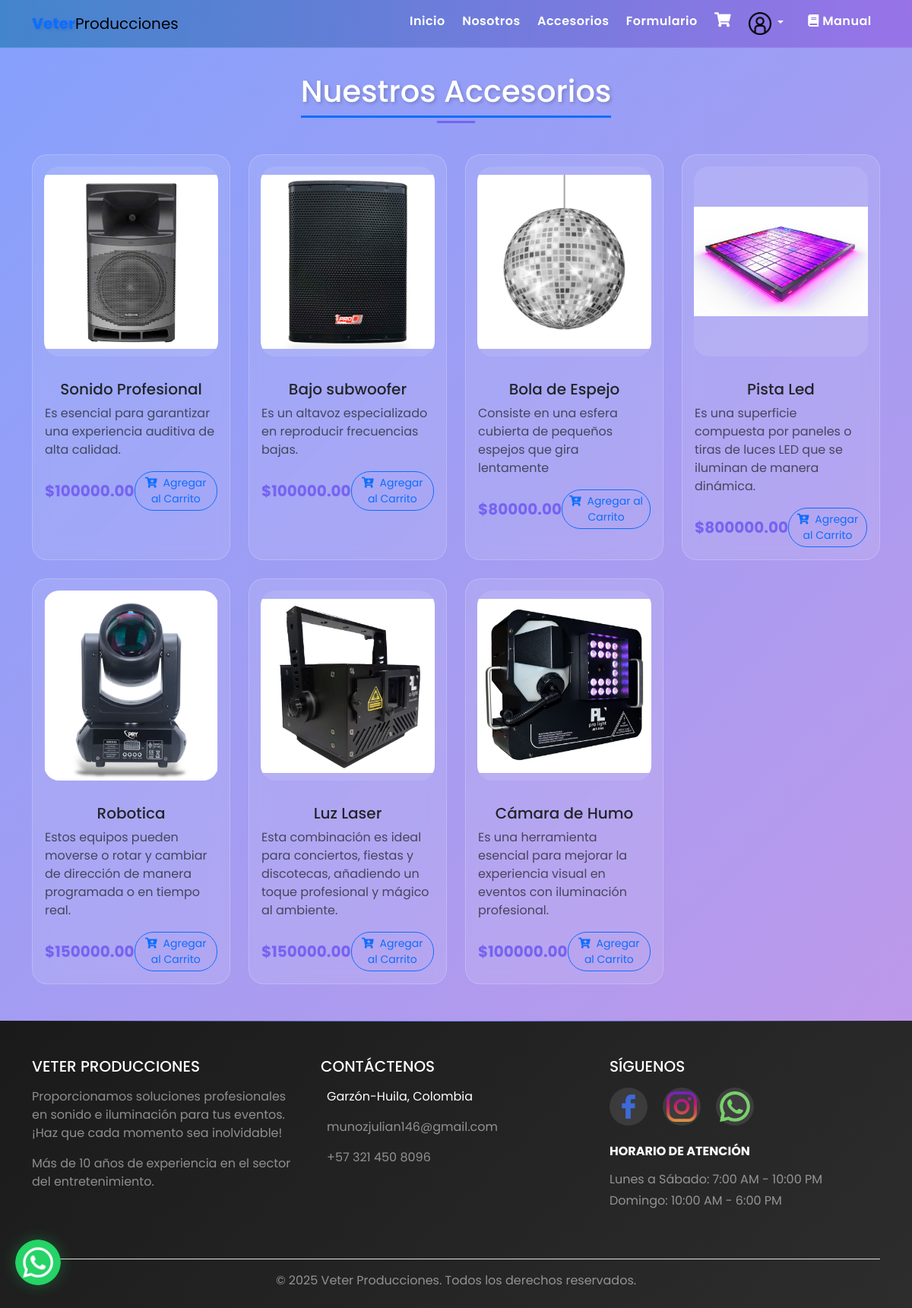
Screenshot of /catalogo/ with the database file from the repository.
### web/models.py (models this page shows, shortened)
class Catalogo(models.Model):  # Nombre del modelo en PascalCase
    nombre = models.CharField(max_length=200)
    description = models.TextField()
    precio = models.DecimalField(max_digits=10, decimal_places=2)
    foto = models.ImageField(upload_to='catalogo/')
    disponible = models.BooleanField(default=True)
    fecha_creacion = models.DateTimeField(auto_now_add=True)
    class Meta:
        ordering = ['-fecha_creacion']
        verbose_name = 'Producto del Catálogo'
        verbose_name_plural = 'Productos del Catálogo'

### web/views.py (the view)
# urls.py: path('catalogo/', views.catalogo_view, name='catalogo'),
def catalogo_view(request):
    catalogos = Catalogo.objects.filter(disponible=True)
    return render(request, 'catalogo.html', {
        'catalogos': catalogos
    })

### web/templates/catalogo.html (shortened to what this page needs)
{% extends 'base.html' %}
{% load static %}
{% block content %}
<link rel="stylesheet" href="{% static 'catalogo.css' %}">
<link rel="stylesheet" href="https://unpkg.com/aos@2.3.1/dist/aos.css">
<div class="container-fluid py-5" style="background: linear-gradient(135deg, #5d82fbc0, #a877e3c0);">
    <div class="container">
        <h1 class="text-center mb-5 position-relative" data-aos="fade-down">
            <span class="border-bottom border-3 border-primary pb-2">Nuestros Accesorios</span>
        </h1>
        <div class="row g-4">
            {% for catalogo_item in catalogos %}
            <div class="col-lg-3 col-md-4 col-sm-6" data-aos="fade-up" data-aos-delay="{{ forloop.counter0|add:1|stringformat:'d00' }}">
                <div class="card product-card h-100 border-0 transform-hover">
                    <div class="card-img-wrapper">
                    </div>
                    <div class="card-body glass-effect">
                        <h5 class="card-title text-center">{{ catalogo_item.nombre }}</h5>
                        <p class="card-text text-muted">{{ catalogo_item.description }}</p>
                        <div class="d-flex justify-content-between align-items-center mt-3">
                            <span class="price-tag">${{ catalogo_item.precio }}</span>
                            <button class="btn btn-outline-primary btn-sm add-to-cart"
                                    onclick="agregarAlCarrito('{{ catalogo_item.id }}')">
                                <i class="fas fa-cart-plus me-1"></i>
                                Agregar al Carrito
                            </button>
                        </div>
                    </div>
                </div>
            </div>
            {% endfor %}
        </div>
    </div>
</div>
{% endblock %}

### web/templates/base.html (shortened to what this page needs)
<!DOCTYPE html>
<html lang="es">
<head>
    <link href="https://cdn.jsdelivr.net/npm/bootstrap@5.3.0/dist/css/bootstrap.min.css" rel="stylesheet">
    <link rel="stylesheet" href="https://cdn.jsdelivr.net/npm/bootstrap-icons@1.11.3/font/bootstrap-icons.min.css">
    <link rel="stylesheet" href="https://cdnjs.cloudflare.com/ajax/libs/font-awesome/6.0.0-beta3/css/all.min.css">
    <link rel="stylesheet" href="https://cdnjs.cloudflare.com/ajax/libs/font-awesome/5.15.4/css/all.min.css">
    {% load static %}
    <link rel="stylesheet" href="{% static 'principal.css' %}">
</head>
<body>
    <nav class="navbar navbar-expand-lg navbar-light fixed-top">
        <div class="container">
            <a href="{% url 'home' %}" class="navbar-brand">
                <span class="text-primary">Veter</span>Producciones
            </a>
            <div class="collapse navbar-collapse" id="navbar-star">
                <ul class="navbar-nav ms-auto mb-2 mb-lg-0">
                    <li class="nav-item">
                        <a class="nav-link" href="{% url 'home' %}">Inicio</a>
                    </li>
                    <li class="nav-item">
                        <a class="nav-link" href="{% url 'nosotros' %}">Nosotros</a>
                    </li>
                    <li class="nav-item">
                        <a class="nav-link" href="{% url 'catalogo' %}">Accesorios</a>
                    </li>
                    <li class="nav-item">
                        <a class="nav-link" href="{% url 'formulario' %}">Formulario</a>
                    </li>
                    <li class="nav-item">
                        <a class="nav-link position-relative" href="{% url 'ver_carrito' %}">
                            <i class="fas fa-shopping-cart"></i>
                        </a>
                    </li>
                    <li class="nav-item dropdown">
                        <a class="nav-link dropdown-toggle" href="#" id="navbarDropdown" role="button"
                           data-bs-toggle="dropdown" aria-expanded="false">
                            <img src="{% static 'imagenes/acceso.png' %}" alt="Logo" style="height: 30px; width: auto;">
                        </a>
                    </li>
                    <li class="nav-item">
                        <a class="nav-link" href="{% static 'docs/manual_usuario.pdf' %}" target="_blank">
                            <i class="fas fa-book"></i> Manual
                        </a>
                    </li>
                </ul>
            </div>
        </div>
    </nav>
{% block content %}{% endblock %}
<footer class="bg-dark text-white pt-5 pb-4">
    <div class="container">
        <div class="row">
            <div class="col-md-4 mb-4">
                <h5 class="text-uppercase mb-3">Veter Producciones</h5>
                <p class="text-white-50">
                    Proporcionamos soluciones profesionales en sonido e iluminación para tus eventos. ¡Haz que cada momento sea inolvidable!
                </p>
                <p class="text-white-50">
                    Más de 10 años de experiencia en el sector del entretenimiento.
                </p>
            </div>
            <div class="col-md-4 mb-4">
                <h5 class="text-uppercase mb-3">Contáctenos</h5>
                <ul class="list-unstyled">
                    <li class="mb-3">
                        Garzón-Huila, Colombia
                    </li>
                    <li class="mb-3">
                        <a href="mailto:munozjulian146@gmail.com" class="text-white-50 text-decoration-none">munozjulian146@gmail.com</a>
                    </li>
                    <li class="mb-3">
                        <a href="tel:+573214508096" class="text-white-50 text-decoration-none">+57 321 450 8096</a>
                    </li>
                </ul>
            </div>
            <div class="col-md-4 mb-4">
                <h5 class="text-uppercase mb-3">Síguenos</h5>
                <div class="social-media-container">
                    <a href="https://facebook.com/veterproducciones" class="social-link" target="_blank">
                        <div class="social-icon-wrapper facebook">
                            <img src="{% static 'imagenes/facebook.png' %}" alt="Facebook" class="social-icon" width="40" height="40">
                        </div>
                    </a>
                    <a href="https://instagram.com/veterproducciones" class="social-link" target="_blank">
                        <div class="social-icon-wrapper instagram">
                            <img src="{% static 'imagenes/instagram.png' %}" alt="Instagram" class="social-icon" width="40" height="40">
                        </div>
                    </a>
                    <a href="https://wa.me/573214508096" class="social-link" target="_blank">
                        <div class="social-icon-wrapper whatsapp">
                            <img src="{% static 'imagenes/whatsapp.png' %}" alt="WhatsApp" class="social-icon" width="40" height="40">
                        </div>
                    </a>
                </div>
                <div class="mt-4">
                    <h6 class="text-uppercase mb-3 fw-bold">Horario de Atención</h6>
                    <p class="text-white-50 mb-1">Lunes a Sábado: 7:00 AM - 10:00 PM</p>
                    <p class="text-white-50">Domingo: 10:00 AM - 6:00 PM</p>
                </div>
            </div>
        </div>
        <div class="text-center mt-4 border-top pt-3">
            <p class="mb-0 text-white-50">&copy; 2025 Veter Producciones. Todos los derechos reservados.</p>
        </div>
    </div>
</footer>
<a href="https://wa.me/573214508096" class="whatsapp-float" target="_blank">
    <img src="{% static 'imagenes/social.png' %}" alt="WhatsApp">
</a>
</body>
</html>

### web/static/principal.css (style rules this page uses)
:root { --primary-color: #9871e7; --secondary-color: #3f84c9; --accent-color: #6e8efb; --text-light: #ffffff; --gradient-primary: linear-gradient(135deg, #3f84c9, #9871e7); }
* { font-family: 'Poppins', sans-serif; scroll-behavior: smooth; }
.navbar { backdrop-filter: blur(10px); -webkit-backdrop-filter: blur(10px); background: linear-gradient(to right, rgba(63, 132, 201, 0.95), rgba(152, 113, 231, 0.95)) !important; border-bottom: 1px solid rgba(255, 255, 255, 0.1); animation: navbarFadeIn 0.5s ease-out; }
.navbar-brand span { background: var(--gradient-primary); -webkit-background-clip: text; background-clip: text; color: transparent; font-weight: 800; text-shadow: 2px 2px 4px rgba(0, 0, 0, 0.1); animation: textGlow 2s ease-in-out infinite; }
.nav-link { position: relative; color: var(--text-light) !important; font-weight: 600; letter-spacing: 0.5px; padding: 0.5rem 1rem; margin: 0 0.2rem; }
.nav-link::before { content: ''; position: absolute; bottom: 0; left: 50%; width: 0; height: 2px; background: var(--text-light); transition: all 0.3s ease; transform: translateX(-50%); }
footer { background: linear-gradient(135deg, #1a1a1a, #2d2d2d); position: relative; overflow: hidden; }
footer::before { content: ''; position: absolute; top: 0; left: 0; right: 0; height: 1px; background: linear-gradient(to right, transparent, var(--accent-color), transparent); }
.whatsapp-float { position: fixed; bottom: 30px; left: 20px; z-index: 1000; transition: all 0.3s ease; animation: whatsappBounce 2s infinite; filter: drop-shadow(0 0 10px rgba(37, 211, 102, 0.3)); }
.whatsapp-float img { width: 60px; height: 60px; border-radius: 50%; transition: all 0.3s ease; }
.card { transition: all 0.3s ease; }
img { transition: all 0.3s ease; }
.social-media-container { display: flex; gap: 20px; margin-bottom: 20px; }
.social-icon-wrapper { width: 50px; height: 50px; border-radius: 50%; display: flex; align-items: center; justify-content: center; transition: all 0.3s ease; background: rgba(255, 255, 255, 0.1); }
.social-icon { transition: transform 0.3s ease; }
.nav-link.position-relative { padding-right: 1rem; display: flex; align-items: center; }
.nav-item:last-child { margin-left: 10px; }
.navbar { z-index: 1030; }
.fa-shopping-cart { font-size: 1.2rem; transition: transform 0.3s ease; }

### web/static/catalogo.css (style rules this page uses)
:root { --primary: #52525252; --accent: #7663f1; --gradient-1: #5d82fbc0; --gradient-2: #a877e3c0; --glass-effect: rgba(255, 255, 255, 0.1); --shadow-color: rgba(0, 0, 0, 0.2); --transition-smooth: all 0.5s cubic-bezier(0.4, 0, 0.2, 1); --transition-bounce: all 0.6s cubic-bezier(0.68, -0.55, 0.265, 1.55); --card-border: 1px solid rgba(255, 255, 255, 0.2); --card-radius: 20px; }
.container-fluid { padding-top: 6rem !important; background: linear-gradient(135deg, var(--gradient-1), var(--gradient-2)); min-height: 100vh; }
h1 span { display: inline-block; position: relative; color: white; text-shadow: 2px 2px 4px rgba(0,0,0,0.2); }
h1 span::after { content: ''; position: absolute; bottom: -10px; left: 50%; transform: translateX(-50%); width: 50px; height: 3px; background-color: var(--accent); transition: var(--transition-smooth); }
.product-card { background: var(--glass-effect); backdrop-filter: blur(10px); border: var(--card-border) !important; border-radius: var(--card-radius) !important; transform-style: preserve-3d; perspective: 1000px; transition: var(--transition-bounce); }
.card-img-wrapper { position: relative; overflow: hidden; padding: 15px; border-radius: var(--card-radius); }
.btn-primary, .btn-outline-primary { transition: var(--transition-bounce); border-radius: 25px; overflow: hidden; position: relative; }
.price-tag { font-size: 1.25rem; font-weight: bold; color: var(--accent); }

### rows the page displays
Catalogo: nombre "Sonido Profesional", description "Es esencial para garantizar una experiencia auditiva de alta calidad.", precio "100000.00"
Catalogo: nombre "Bajo subwoofer", description "Es un altavoz especializado en reproducir frecuencias bajas.", precio "100000.00"
Catalogo: nombre "Bola de Espejo", description "Consiste en una esfera cubierta de pequeños espejos que gira lentamente", precio "80000.00"
Catalogo: nombre "Pista Led", description "Es una superficie compuesta por paneles o tiras de luces LED que se iluminan de manera dinámica.", precio "800000.00"
Catalogo: nombre "Robotica", description "Estos equipos pueden moverse o rotar y cambiar de dirección de manera programada o en tiempo real.", precio "150000.00"
Catalogo: nombre "Luz Laser", description "Esta combinación es ideal para conciertos, fiestas y discotecas, añadiendo un toque profesional y mágico al ambiente.", precio "150000.00"
Catalogo: nombre "Cámara de Humo", description "Es una herramienta esencial para mejorar la experiencia visual en eventos con iluminación profesional.", precio "100000.00"
